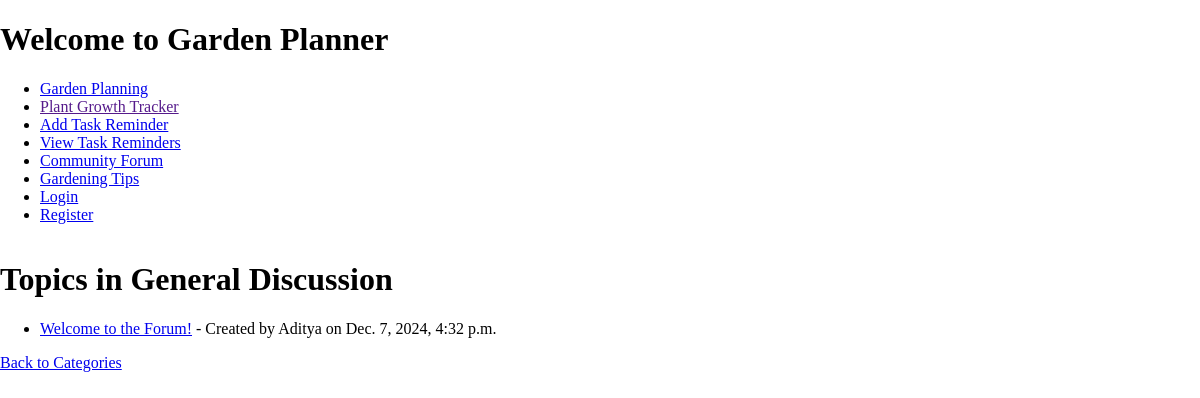
/forum/1/, run on the app's committed database.
### forum/models.py (models this page shows)
class Category(models.Model):
    name = models.CharField(max_length=100)
    description = models.TextField()

class Topic(models.Model):
    category = models.ForeignKey(Category, on_delete=models.CASCADE)
    title = models.CharField(max_length=200)
    creator = models.ForeignKey(User, on_delete=models.CASCADE)
    created_at = models.DateTimeField(auto_now_add=True)

### forum/views.py (the view)
# urls.py: path('<int:category_id>/', views.topic_list, name='topic_list'),
def topic_list(request, category_id):
    category = get_object_or_404(Category, id=category_id)
    topics = Topic.objects.filter(category=category)
    return render(request, 'forum/topic_list.html', {'category': category, 'topics': topics})

### templates/forum/topic_list.html (shortened to what this page needs)
<!DOCTYPE html>
<html lang="en">
<head>
    {% load static %}
    <link rel="stylesheet" href="{% static 'css/style.css' %}">
</head>
<body>
    <header>
        <h1>Welcome to Garden Planner</h1>
        <nav>
            <ul>
                <li><a href="{% url 'garden' %}">Garden Planning</a></li>
                <li><a href="">Plant Growth Tracker</a></li>
                <li><a href="{% url 'add_task' %}">Add Task Reminder</a></li>
                 <li><a href="{% url 'view_tasks' %}">View Task Reminders</a></li>
                <li><a href="{% url 'category_list' %}">Community Forum</a></li>
                <li><a href="{% url 'tips:view_tips' %}">Gardening Tips</a></li>
                {% if user.is_authenticated %}
                    <li><a href="{% url 'logout' %}">Logout</a></li>
                {% else %}
                    <li><a href="{% url 'login' %}">Login</a></li>
                    <li><a href="{% url 'register' %}">Register</a></li>
                {% endif %}
            </ul>
        </nav>
    </header>
    <main>
    <h1>Topics in {{ category.name }}</h1>
    <ul>
        {% for topic in topics %}
            <li><a href="{% url 'post_detail' topic.id %}">{{ topic.title }}</a> - Created by {{ topic.creator.username }} on {{ topic.created_at }}</li>
        {% endfor %}
    </ul>
    <a href="{% url 'category_list' %}">Back to Categories</a>
</main>
</body>
</html>

### static/css/style.css (style rules this page uses)
body { background-color: #fff; }
html, body { height: 100%; margin: 0; display: flex; flex-direction: column; }
main { flex: 1; }

### data on the page
Category: name "General Discussion"
Topic: title "Welcome to the Forum!", creator.username "Aditya", created_at "Dec. 7, 2024, 4:32 p.m."
